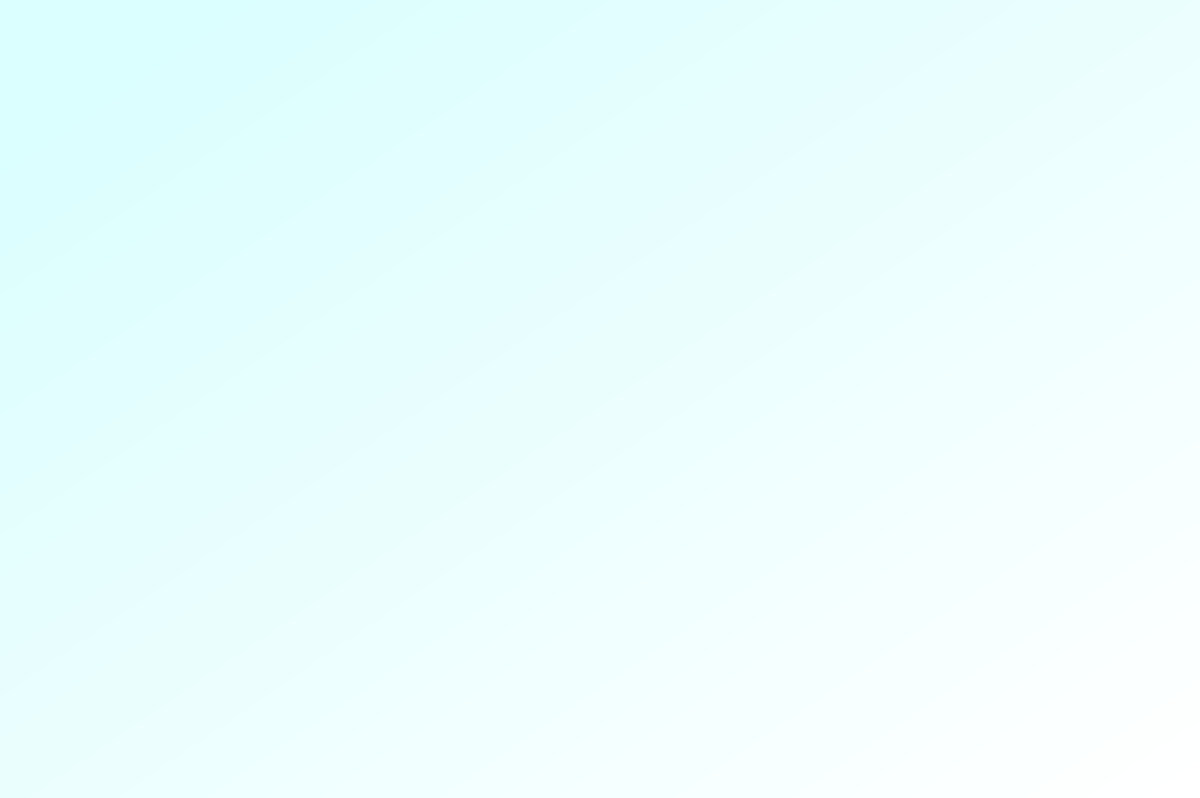
<?xml version="1.0" encoding="UTF-8"?>
<ui version="4.0">
 <class>Dialog</class>
 <widget class="QDialog" name="Dialog">
  <property name="geometry">
   <rect>
    <x>0</x>
    <y>0</y>
    <width>1200</width>
    <height>798</height>
   </rect>
  </property>
  <property name="windowTitle">
   <string>Dialog</string>
  </property>
  <widget class="QWidget" name="bgwidget" native="true">
   <property name="geometry">
    <rect>
     <x>0</x>
     <y>0</y>
     <width>1201</width>
     <height>801</height>
    </rect>
   </property>
   <property name="styleSheet">
    <string notr="true">QWidget#bgwidget{
background-color:qlineargradient(spread:pad, x1:0.091, y1:0.101636, x2:0.991379, y2:0.977, stop:0 rgb(219, 254, 254), stop:1 rgba(255, 255, 255, 255));}</string>
   </property>
   <widget class="QLabel" name="error">
    <property name="geometry">
     <rect>
      <x>440</x>
      <y>456</y>
      <width>341</width>
      <height>20</height>
     </rect>
    </property>
    <property name="styleSheet">
     <string notr="true">font: 12pt &quot;MS Shell Dlg 2&quot;; color:red;</string>
    </property>
    <property name="text">
     <string/>
    </property>
   </widget>
   <widget class="QWidget" name="verticalLayoutWidget">
    <property name="geometry">
     <rect>
      <x>10</x>
      <y>270</y>
      <width>1171</width>
      <height>471</height>
     </rect>
    </property>
    <layout class="QVBoxLayout" name="verticalLayout"/>
   </widget>
  </widget>
 </widget>
 <resources/>
 <connections/>
</ui>
